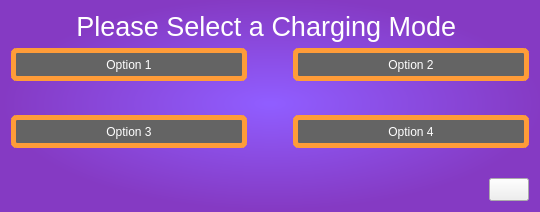
      <widget class="QWidget" name="ChargingModeMenu">
       <property name="styleSheet">
        <string notr="true">background-color: qradialgradient(spread:pad, cx:0.505, cy:0.489, radius:0.5, fx:0.5, fy:0.489, stop:0.0157895 rgba(144, 93, 255, 255), stop:1 rgba(133, 58, 195, 255));</string>
       </property>
       <layout class="QVBoxLayout" name="verticalLayout_7">
        <item>
         <widget class="QLabel" name="ChargingModeTitle">
          <property name="sizePolicy">
           <sizepolicy hsizetype="Expanding" vsizetype="Expanding">
            <horstretch>0</horstretch>
            <verstretch>0</verstretch>
           </sizepolicy>
          </property>
          <property name="font">
           <font>
            <pointsize>30</pointsize>
           </font>
          </property>
          <property name="styleSheet">
           <string notr="true">background:none;</string>
          </property>
          <property name="text">
           <string>&lt;html&gt;&lt;head/&gt;&lt;body&gt;&lt;p align=&quot;center&quot;&gt;&lt;span style=&quot; font-size:20pt; color:#ffffff;&quot;&gt;Please Select a Charging Mode &lt;/span&gt;&lt;/p&gt;&lt;/body&gt;&lt;/html&gt;</string>
          </property>
         </widget>
        </item>
        <item>
         <layout class="QVBoxLayout" name="verticalLayout_4">
          <item>
           <layout class="QHBoxLayout" name="horizontalLayout">
            <item>
             <layout class="QGridLayout" name="gridLayout_2">
              <item row="2" column="1">
               <spacer name="horizontalSpacer_8">
                <property name="orientation">
                 <enum>Qt::Horizontal</enum>
                </property>
                <property name="sizeHint" stdset="0">
                 <size>
                  <width>40</width>
                  <height>20</height>
                 </size>
                </property>
               </spacer>
              </item>
              <item row="0" column="1">
               <spacer name="horizontalSpacer_7">
                <property name="orientation">
                 <enum>Qt::Horizontal</enum>
                </property>
                <property name="sizeHint" stdset="0">
                 <size>
                  <width>40</width>
                  <height>20</height>
                 </size>
                </property>
               </spacer>
              </item>
              <item row="0" column="0">
               <widget class="QToolButton" name="ChargingMode1">
                <property name="sizePolicy">
                 <sizepolicy hsizetype="Expanding" vsizetype="Expanding">
                  <horstretch>2</horstretch>
                  <verstretch>2</verstretch>
                 </sizepolicy>
                </property>
                <property name="styleSheet">
                 <string notr="true">QToolButton {
	background-color: rgb(100, 100, 100);
    border-style: solid;
    border-width: 5px;
    border-color: rgb(255, 156, 56);
    border-bottom-left-radius: 5.5px;
    border-top-left-radius: 5.5px;
    border-bottom-right-radius: 5.5px;
    border-top-right-radius: 5.5px;
	width: 120px;
    height:20px;
    color: white;
}

</string>
                </property>
                <property name="text">
                 <string>Option 1</string>
                </property>
               </widget>
              </item>
              <item row="1" column="2">
               <spacer name="verticalSpacer_8">
                <property name="orientation">
                 <enum>Qt::Vertical</enum>
                </property>
                <property name="sizeHint" stdset="0">
                 <size>
                  <width>20</width>
                  <height>28</height>
                 </size>
                </property>
               </spacer>
              </item>
              <item row="0" column="2">
               <widget class="QToolButton" name="ChargingMode2">
                <property name="sizePolicy">
                 <sizepolicy hsizetype="Expanding" vsizetype="Expanding">
                  <horstretch>2</horstretch>
                  <verstretch>2</verstretch>
                 </sizepolicy>
                </property>
                <property name="styleSheet">
                 <string notr="true">QToolButton {
	background-color: rgb(100, 100, 100);
    border-style: solid;
    border-width: 5px;
    border-color: rgb(255, 156, 56);
    border-bottom-left-radius: 5.5px;
    border-top-left-radius: 5.5px;
    border-bottom-right-radius: 5.5px;
    border-top-right-radius: 5.5px;
	width: 120px;
    height:20px;
    color: white;
}

</string>
                </property>
                <property name="text">
                 <string>Option 2</string>
                </property>
               </widget>
              </item>
              <item row="1" column="0">
               <spacer name="verticalSpacer_7">
                <property name="orientation">
                 <enum>Qt::Vertical</enum>
                </property>
                <property name="sizeHint" stdset="0">
                 <size>
                  <width>20</width>
                  <height>28</height>
                 </size>
                </property>
               </spacer>
              </item>
              <item row="2" column="2">
               <widget class="QToolButton" name="ChargingMode4">
                <property name="sizePolicy">
                 <sizepolicy hsizetype="Expanding" vsizetype="Expanding">
                  <horstretch>2</horstretch>
                  <verstretch>2</verstretch>
                 </sizepolicy>
                </property>
                <property name="styleSheet">
                 <string notr="true">QToolButton {
	background-color: rgb(100, 100, 100);
    border-style: solid;
    border-width: 5px;
    border-color: rgb(255, 156, 56);
    border-bottom-left-radius: 5.5px;
    border-top-left-radius: 5.5px;
    border-bottom-right-radius: 5.5px;
    border-top-right-radius: 5.5px;
	width: 120px;
    height:20px;
    color: white;
}

</string>
                </property>
                <property name="text">
                 <string>Option 4</string>
                </property>
               </widget>
              </item>
              <item row="2" column="0">
               <widget class="QToolButton" name="ChargingMode3">
                <property name="sizePolicy">
                 <sizepolicy hsizetype="Expanding" vsizetype="Expanding">
                  <horstretch>2</horstretch>
                  <verstretch>2</verstretch>
                 </sizepolicy>
                </property>
                <property name="styleSheet">
                 <string notr="true">QToolButton {
	background-color: rgb(100, 100, 100);
    border-style: solid;
    border-width: 5px;
    border-color: rgb(255, 156, 56);
    border-bottom-left-radius: 5.5px;
    border-top-left-radius: 5.5px;
    border-bottom-right-radius: 5.5px;
    border-top-right-radius: 5.5px;
	width: 120px;
    height:20px;
    color: white;
}

</string>
                </property>
                <property name="text">
                 <string>Option 3</string>
                </property>
               </widget>
              </item>
             </layout>
            </item>
           </layout>
          </item>
         </layout>
        </item>
        <item>
         <layout class="QHBoxLayout" name="horizontalLayout_5">
          <item>
           <spacer name="horizontalSpacer_18">
            <property name="orientation">
             <enum>Qt::Horizontal</enum>
            </property>
            <property name="sizeHint" stdset="0">
             <size>
              <width>468</width>
              <height>47</height>
             </size>
            </property>
           </spacer>
          </item>
          <item>
           <layout class="QGridLayout" name="gridLayout_8">
            <item row="1" column="1">
             <widget class="QPushButton" name="Page1Home">
              <property name="sizePolicy">
               <sizepolicy hsizetype="Expanding" vsizetype="Expanding">
                <horstretch>0</horstretch>
                <verstretch>0</verstretch>
               </sizepolicy>
              </property>
              <property name="maximumSize">
               <size>
                <width>47</width>
                <height>35</height>
               </size>
              </property>
              <property name="styleSheet">
               <string notr="true">QPushButton {
	border-image: url(:/button/home-button.png);
	background: none;
}</string>
              </property>
              <property name="text">
               <string/>
              </property>
             </widget>
            </item>
            <item row="0" column="1">
             <spacer name="verticalSpacer_12">
              <property name="orientation">
               <enum>Qt::Vertical</enum>
              </property>
              <property name="sizeHint" stdset="0">
               <size>
                <width>20</width>
                <height>5</height>
               </size>
              </property>
             </spacer>
            </item>
            <item row="1" column="0">
             <spacer name="horizontalSpacer_16">
              <property name="orientation">
               <enum>Qt::Horizontal</enum>
              </property>
              <property name="sizeHint" stdset="0">
               <size>
                <width>10</width>
                <height>20</height>
               </size>
              </property>
             </spacer>
            </item>
           </layout>
          </item>
         </layout>
        </item>
       </layout>
      </widget>
